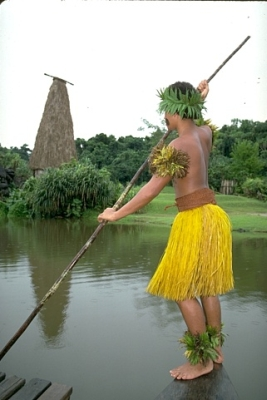
%> input picture Data/DataSet1/Imgs/0001.jpg, 267 x 400 px; its folder holds only this picture in this run
$ octave runSaliency.m   (GNU Octave 9; MATLAB toolbox functions it lacks are replaced by stand-ins)
%> lines starting %> are read from the running program, lines starting %| are printed output that depends on the picture
### Code/matlab/FES/RGB2Lab.m
function [L,a,b] = RGB2Lab(R,G,B)
% function [L, a, b] = RGB2Lab(R, G, B)
% RGB2Lab takes matrices corresponding to Red, Green, and Blue, and
% transforms them into CIELab.  This transform is based on ITU-R
% Recommendation  BT.709 using the D65 white point reference.
% The error in transforming RGB -> Lab -> RGB is approximately
% 10^-5.  RGB values can be either between 0 and 1 or between 0 and 255.
% By Mark Ruzon from C code by Yossi Rubner, 23 September 1997.
% Updated for MATLAB 5 28 January 1998.

if (nargin == 1)
  B = double(R(:,:,3));
  G = double(R(:,:,2));
  R = double(R(:,:,1));
end

if ((max(max(R)) > 1.0) | (max(max(G)) > 1.0) | (max(max(B)) > 1.0))
  R = R/255;
  G = G/255;
  B = B/255;
end

[M, N] = size(R);
s = M*N;

% Set a threshold
T = 0.008856;

RGB = [reshape(R,1,s); reshape(G,1,s); reshape(B,1,s)];

% RGB to XYZ
MAT = [0.412453 0.357580 0.180423;
       0.212671 0.715160 0.072169;
       0.019334 0.119193 0.950227];
XYZ = MAT * RGB;

X = XYZ(1,:) / 0.950456;
Y = XYZ(2,:);
Z = XYZ(3,:) / 1.088754;

XT = X > T;
YT = Y > T;
ZT = Z > T;

fX = XT .* X.^(1/3) + (~XT) .* (7.787 .* X + 16/116);

% Compute L
Y3 = Y.^(1/3);
fY = YT .* Y3 + (~YT) .* (7.787 .* Y + 16/116);
L  = YT .* (116 * Y3 - 16.0) + (~YT) .* (903.3 * Y);

fZ = ZT .* Z.^(1/3) + (~ZT) .* (7.787 .* Z + 16/116);

% Compute a and b
a = 500 * (fX - fY);
b = 200 * (fY - fZ);

L = reshape(L, M, N);
a = reshape(a, M, N);
b = reshape(b, M, N);

if ((nargout == 1) | (nargout == 0))
  L = cat(3,L,a,b);
end

### Code/matlab/FES/runSaliency.m
clear all
clc

imageDir = './Imgs/'; % replace with you image directory
resultFolder = './result/'; % where to store images

imgList = dir([imageDir '*.jpg']);

for i = 1:numel(imgList)
    %% load a RGB image
    img = imread([imageDir imgList(i).name]);
%> img is the input picture: size 400x267x3 uint8; mean R, G, B 153, 156.2, 133.6
    [x, y, ~] = size(img);
%> x = 400; y = 267

    %% transform it to LAB
    img = RGB2Lab(img);
%> in RGB2Lab, `B = double(R(:,:,3));`:
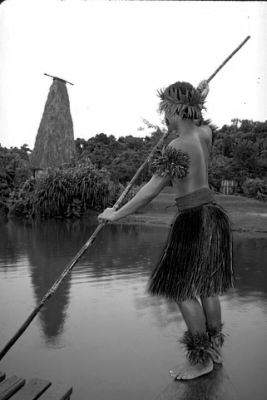
%> B: size 400x267 double; min 0, max 255, mean 133.6
%> in RGB2Lab, `G = double(R(:,:,2));`:
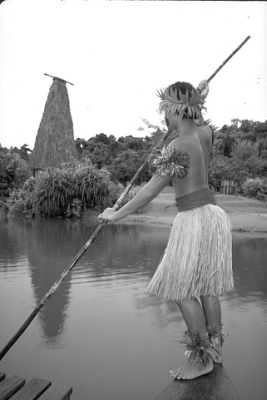
%> G: size 400x267 double; min 5, max 255, mean 156.2
%> in RGB2Lab, `R = double(R(:,:,1));`:
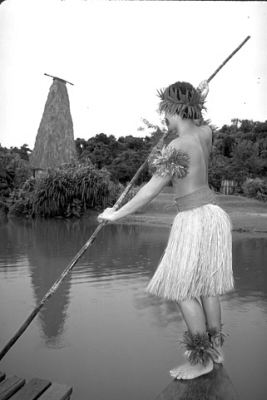
%> R: size 400x267 double; min 0, max 255, mean 153
%> in RGB2Lab, `XT = X > T;`: XT = 106800 logical values, 106794 true
%> in RGB2Lab, `YT = Y > T;`: YT = 106800 logical values, 106800 true
%> in RGB2Lab, `ZT = Z > T;`: ZT = 106800 logical values, 106629 true
%> in RGB2Lab, `L = reshape(L, M, N);`:
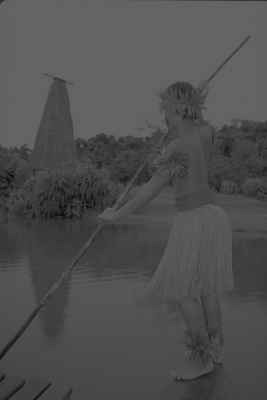
%> L: size 400x267 double; min 11.97, max 100, mean 79.4
%> in RGB2Lab, `a = reshape(a, M, N);`:
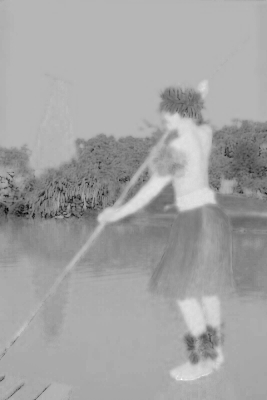
%> a: size 400x267 double; min -43.59, max 17.28, mean -4.4; drawn with min black and max white
%> in RGB2Lab, `b = reshape(b, M, N);`:
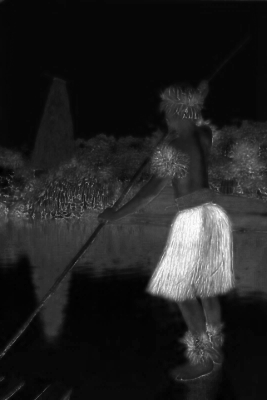
%> b: size 400x267 double; min -2.53, max 89.91, mean 9.9; drawn with min black and max white
%> in RGB2Lab, `L = cat(3,L,a,b);`:
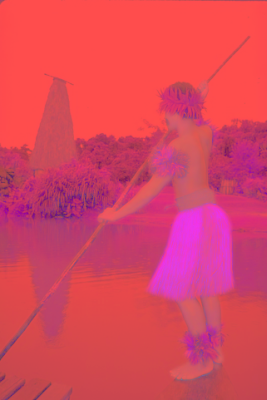
%> L: size 400x267x3 double; mean R, G, B 79.4, -4.4, 9.9; drawn with min black and max white

    %% laod a prior or perform uniform initialization

    % if you have prior
%> (the run ends here)

$ run again, on Data/DataSet1/Imgs/0004.jpg
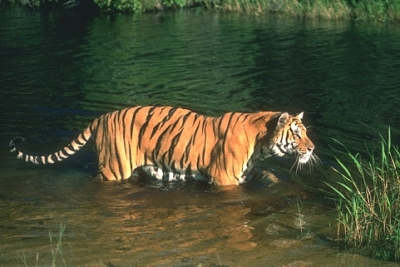
%> input picture Data/DataSet1/Imgs/0004.jpg, 400 x 267 px
%> img is the input picture: size 267x400x3 uint8; mean R, G, B 73, 77, 51.9
%> in RGB2Lab, `R = double(R(:,:,1));`:
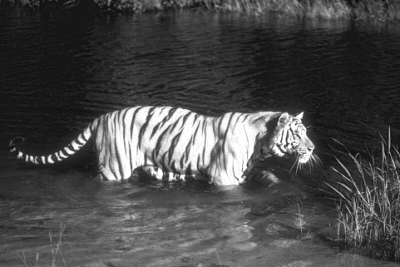
%> R: size 267x400 double; min 8, max 255, mean 73
%> XT = 106800 logical values, 106800 true
%> in RGB2Lab, `L = cat(3,L,a,b);`:
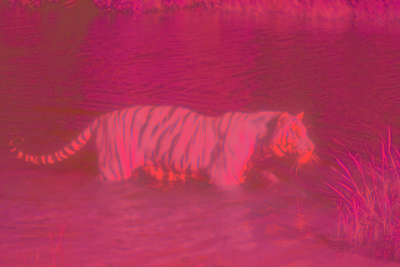
%> L: size 267x400x3 double; mean R, G, B 58.9, -7.5, 11.7; drawn with min black and max white

$ run again, on Data/DataSet1/Imgs/0005.jpg
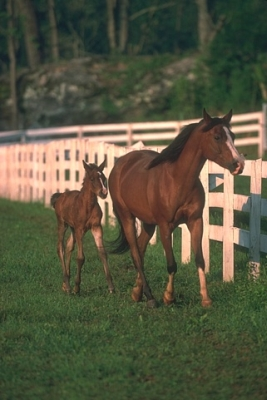
%> input picture Data/DataSet1/Imgs/0005.jpg, 267 x 400 px
%> img is the input picture: size 400x267x3 uint8; mean R, G, B 86.5, 86.6, 64.6
%> in RGB2Lab, `R = double(R(:,:,1));`:
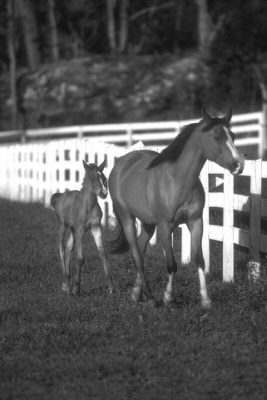
%> R: size 400x267 double; min 16, max 255, mean 86.5
%> XT = 106800 logical values, 106800 true
%> in RGB2Lab, `L = cat(3,L,a,b);`:
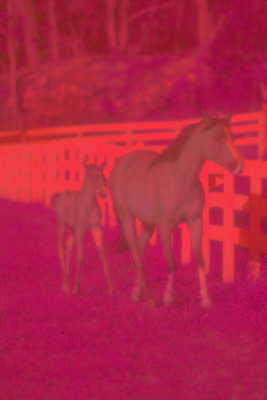
%> L: size 400x267x3 double; mean R, G, B 62.7, -5.1, 10.6; drawn with min black and max white
